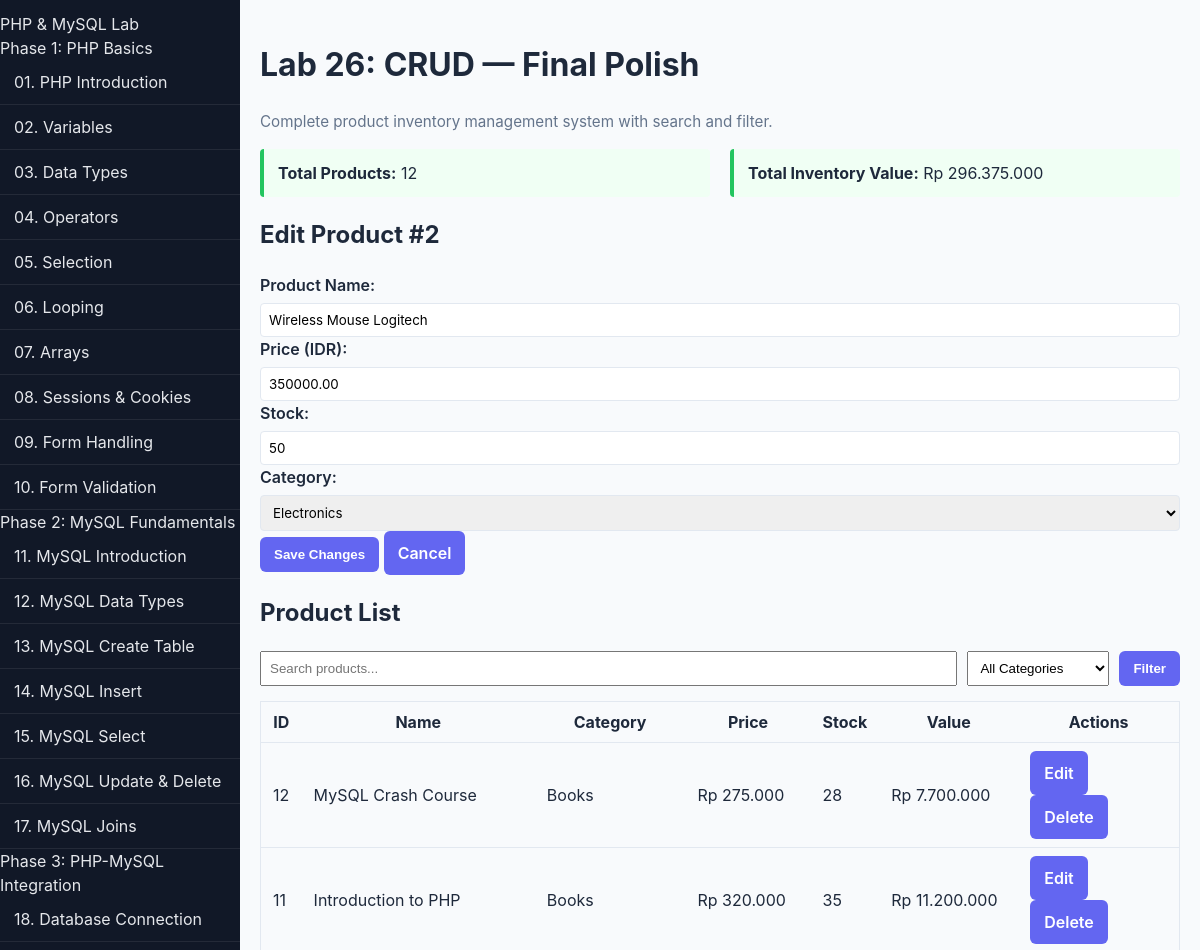
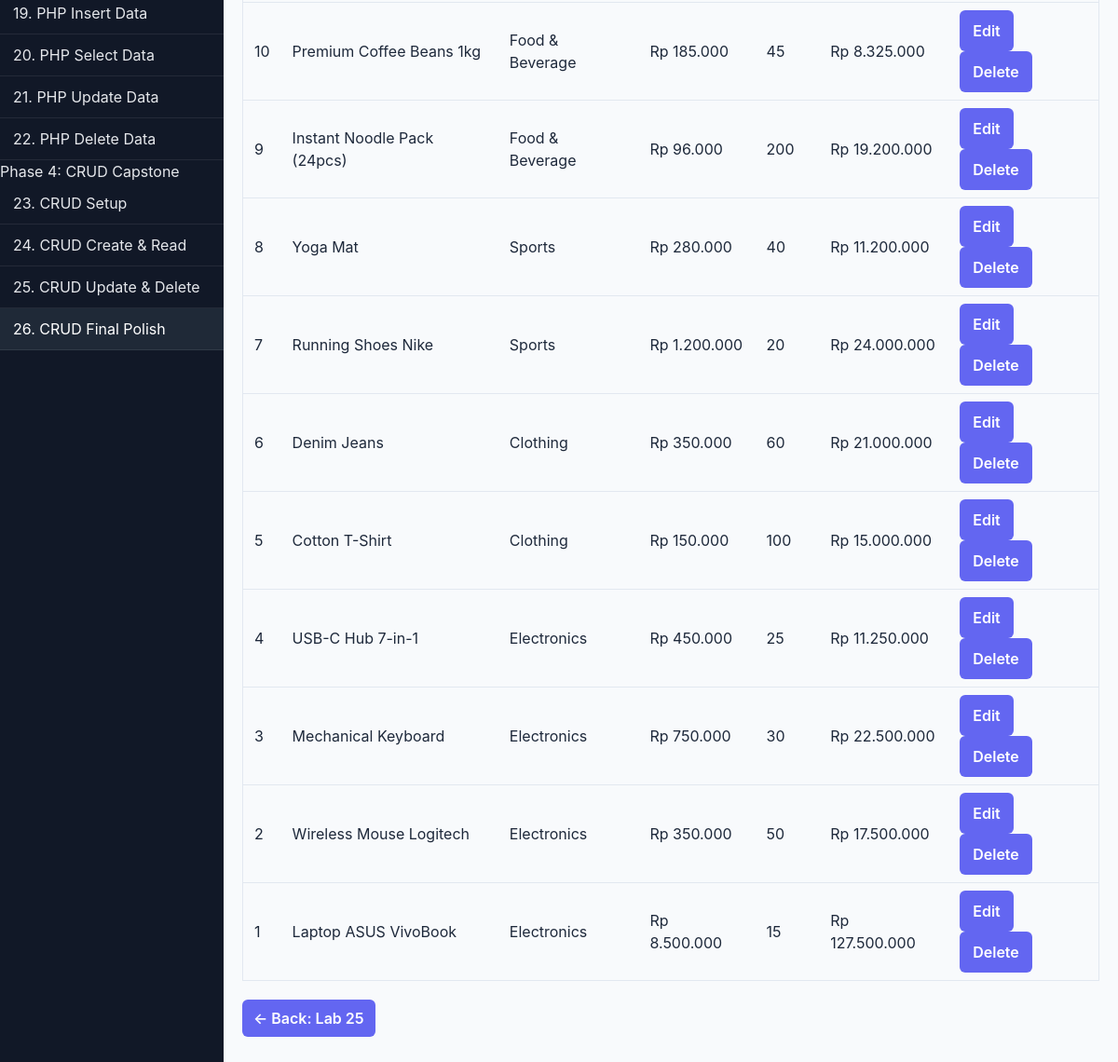
The page /labs/26-crud-final-polish/index.php?edit_id=2 on the database its author committed (2 pictures, top to bottom).
### tables this page shows
CREATE TABLE products (
    id INT AUTO_INCREMENT PRIMARY KEY,
    name VARCHAR(100) NOT NULL,
    description TEXT,
    price DECIMAL(10,2) NOT NULL DEFAULT 0.00,
    stock INT NOT NULL DEFAULT 0,
    category_id INT,
    created_at TIMESTAMP DEFAULT CURRENT_TIMESTAMP,
    updated_at TIMESTAMP DEFAULT CURRENT_TIMESTAMP ON UPDATE CURRENT_TIMESTAMP
);

CREATE TABLE categories (
    id INT AUTO_INCREMENT PRIMARY KEY,
    name VARCHAR(50) NOT NULL,
    description TEXT
);

### labs/26-crud-final-polish/index.php (the view, shortened to what this page needs)
<?php
include '../includes/header.php';
include '../../config.php';
$editProduct = null;
$search = trim($_GET["search"] ?? '');
if (isset($_GET["edit_id"])) {
    $id = (int) $_GET["edit_id"];
    $result = mysqli_query($conn, "SELECT * FROM products WHERE id = $id");
    if ($result) $editProduct = mysqli_fetch_assoc($result);
}
$whereClauses = ["1=1"];
$whereSQL = implode(" AND ", $whereClauses);
$products = [];
$result = mysqli_query($conn, "SELECT p.*, c.name AS category_name FROM products p LEFT JOIN categories c ON p.category_id = c.id WHERE $whereSQL ORDER BY p.id DESC");
if ($result) {
    while ($row = mysqli_fetch_assoc($result)) $products[] = $row;
}
$categories = [];
$catResult = mysqli_query($conn, "SELECT * FROM categories ORDER BY name");
if ($catResult) {
    while ($row = mysqli_fetch_assoc($catResult)) $categories[] = $row;
}
$totalProducts = count($products);
$totalValue = 0;
foreach ($products as $p) $totalValue += $p['price'] * $p['stock'];
?>
<h1 class="maybe-title">Lab 26: CRUD — Final Polish</h1>
<p class="subtitle">Complete product inventory management system with search and filter.</p>
<div style="display:flex; gap:20px; margin-bottom:20px; flex-wrap:wrap;">
    <div class="tip-box" style="flex:1; min-width:200px;">
        <strong>Total Products:</strong> <?php echo $totalProducts; ?>
    </div>
    <div class="tip-box" style="flex:1; min-width:200px;">
        <strong>Total Inventory Value:</strong> Rp <?php echo number_format($totalValue, 0, ',', '.'); ?>
    </div>
</div>
<?php if ($editProduct): ?>
<h2>Edit Product #<?php echo $editProduct['id']; ?></h2>
<form method="POST" class="form-group">
    <label>Product Name:</label>
    <input type="text" name="name" required value="<?php echo htmlspecialchars($editProduct['name']); ?>">
    <label>Price (IDR):</label>
    <input type="number" name="price" step="0.01" min="0" required value="<?php echo $editProduct['price']; ?>">
    <label>Stock:</label>
    <input type="number" name="stock" min="0" required value="<?php echo $editProduct['stock']; ?>">
    <label>Category:</label>
    <select name="category_id">
        <?php foreach ($categories as $cat): ?>
            <option value="<?php echo $cat['id']; ?>" <?php echo ($editProduct['category_id'] == $cat['id']) ? 'selected' : ''; ?>><?php echo htmlspecialchars($cat['name']); ?></option>
        <?php endforeach; ?>
    </select>
    <button type="submit" class="btn btn-primary">Save Changes</button>
    <a href="?cancel_edit=1" class="btn">Cancel</a>
</form>
<?php endif; ?>
<h2>Product List</h2>
<form method="GET" style="display:flex; gap:10px; margin-bottom:15px; flex-wrap:wrap; align-items:center;">
    <input type="text" name="search" value="<?php echo htmlspecialchars($search); ?>" placeholder="Search products..." style="flex:1; min-width:200px; padding:8px;">
    <select name="category" style="padding:8px;">
        <option value="0">All Categories</option>
    </select>
    <button type="submit" class="btn">Filter</button>
</form>
<?php if ($totalProducts > 0): ?>
<table class="data-table">
    <tr>
        <th>ID</th>
        <th>Name</th>
        <th>Category</th>
        <th>Price</th>
        <th>Stock</th>
        <th>Value</th>
        <th>Actions</th>
    </tr>
    <?php foreach ($products as $p): ?>
    <tr>
        <td><?php echo $p['id']; ?></td>
        <td><?php echo htmlspecialchars($p['name']); ?></td>
        <td><?php echo htmlspecialchars($p['category_name'] ?? '-'); ?></td>
        <td>Rp <?php echo number_format($p['price'], 0, ',', '.'); ?></td>
        <td><?php echo $p['stock']; ?></td>
        <td>Rp <?php echo number_format($p['price'] * $p['stock'], 0, ',', '.'); ?></td>
        <td>
            <a href="?edit_id=<?php echo $p['id']; ?>" class="btn">Edit</a>
            <a href="?delete_id=<?php echo $p['id']; ?>&confirm=1" class="btn" onclick="return confirm('Delete <?php echo addslashes($p['name']); ?>?')">Delete</a>
        </td>
    </tr>
    <?php endforeach; ?>
</table>
<?php else: ?>
<p>No products found<?php if ($search) echo ' matching "' . htmlspecialchars($search) . '"'; ?>.</p>
<?php endif; ?>
<p style="margin-top:20px;"><a href="../25-crud-update-delete/index.php" class="back-link">← Back: Lab 25</a></p>
<?php
include '../includes/footer.php';
?>

### style.css (style rules this page uses)
*, *::before, *::after { box-sizing: border-box; }
html, body { height: 100%; }
body { margin: 0; font-family: -apple-system, BlinkMacSystemFont, "Segoe UI", Roboto, sans-serif; color: #1e293b; background: #f8fafc; line-height: 1.5; }
a { color: inherit; text-decoration: none; }
.back-link { display: inline-block; padding: 8px 12px; background-color: #6366f1; color: #fff; text-decoration: none; border-radius: 6px; font-weight: 600; }
.subtitle { color: #64748b; font-size: 0.95em; margin-top: 4px; }
.tip-box { border-left: 4px solid #22c55e; background: #f0fff4; padding: 12px 14px; border-radius: 4px; }
.form-group { margin: 12px 0; }
.form-group label { display: block; font-weight: 600; margin-bottom: 6px; }
.form-group input, .form-group select, .form-group textarea { width: 100%; padding: 8px; border: 1px solid #e2e8f0; border-radius: 4px; font-family: inherit; }
.btn { display: inline-block; padding: 10px 14px; border-radius: 6px; border: none; cursor: pointer; color: #fff; background: #6366f1; font-weight: 600; }
.btn-primary { background: #6366f1; }
.data-table { width: 100%; border-collapse: collapse; border: 1px solid #e2e8f0; margin: 8px 0; }
.data-table th, .data-table td { padding: 8px 12px; border-bottom: 1px solid #e2e8f0; }

### rows shown on the page
products: id "2", name "Wireless Mouse Logitech", price "350000.00", stock "50", category_id "Electronics", category.name "Electronics", price "350.000", $p['price'] * $p['stock'] "17.500.000"
products: id "12", name "MySQL Crash Course", category.name "Books", price "275.000", stock "28", $p['price'] * $p['stock'] "7.700.000"
products: id "11", name "Introduction to PHP", category.name "Books", price "320.000", stock "35", $p['price'] * $p['stock'] "11.200.000"
products: id "10", name "Premium Coffee Beans 1kg", category.name "Food & Beverage", price "185.000", stock "45", $p['price'] * $p['stock'] "8.325.000"
products: id "9", name "Instant Noodle Pack (24pcs)", category.name "Food & Beverage", price "96.000", stock "200", $p['price'] * $p['stock'] "19.200.000"
products: id "8", name "Yoga Mat", category.name "Sports", price "280.000", stock "40", $p['price'] * $p['stock'] "11.200.000"
products: id "7", name "Running Shoes Nike", category.name "Sports", price "1.200.000", stock "20", $p['price'] * $p['stock'] "24.000.000"
products: id "6", name "Denim Jeans", category.name "Clothing", price "350.000", stock "60", $p['price'] * $p['stock'] "21.000.000"
products: id "5", name "Cotton T-Shirt", category.name "Clothing", price "150.000", stock "100", $p['price'] * $p['stock'] "15.000.000"
products: id "4", name "USB-C Hub 7-in-1", category.name "Electronics", price "450.000", stock "25", $p['price'] * $p['stock'] "11.250.000"
products: id "3", name "Mechanical Keyboard", category.name "Electronics", price "750.000", stock "30", $p['price'] * $p['stock'] "22.500.000"
products: id "1", name "Laptop ASUS VivoBook", category.name "Electronics", price "8.500.000", stock "15", $p['price'] * $p['stock'] "127.500.000"

### other values the page prints
$totalProducts "12"
$totalValue "296.375.000"
